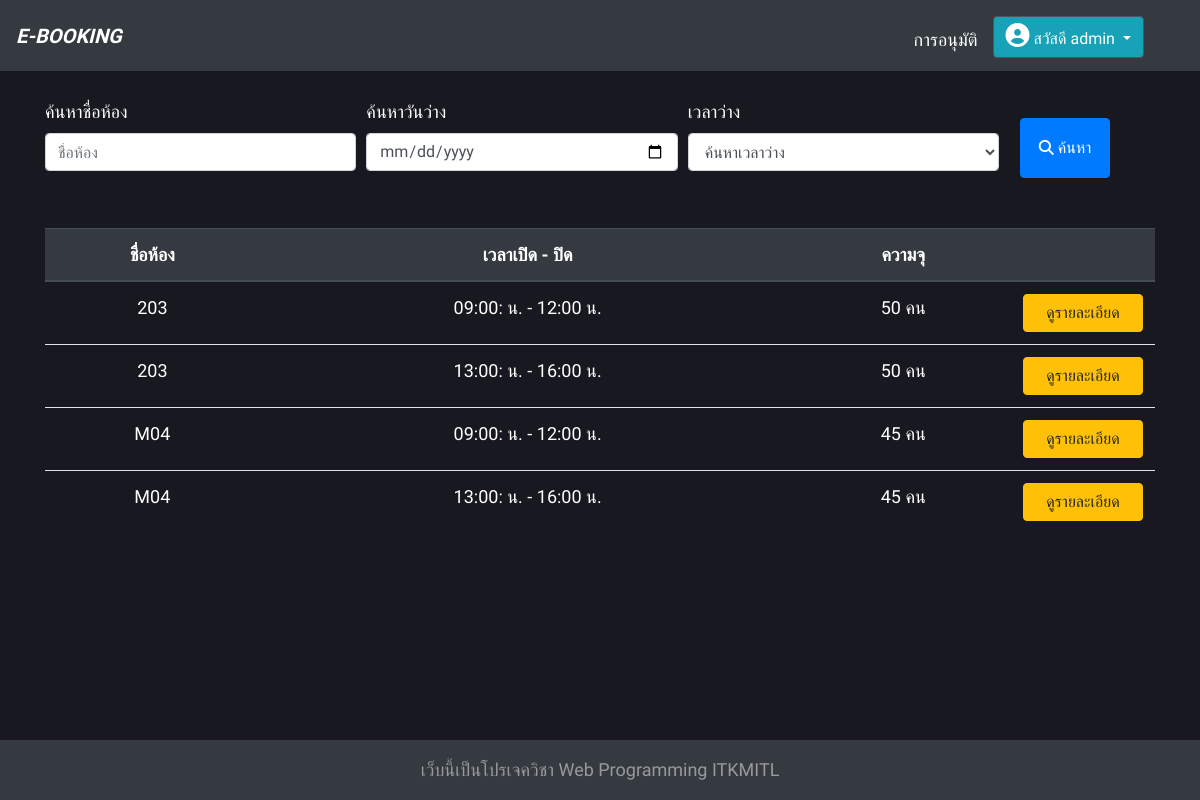
Page / (signed in) on the earlier database version.
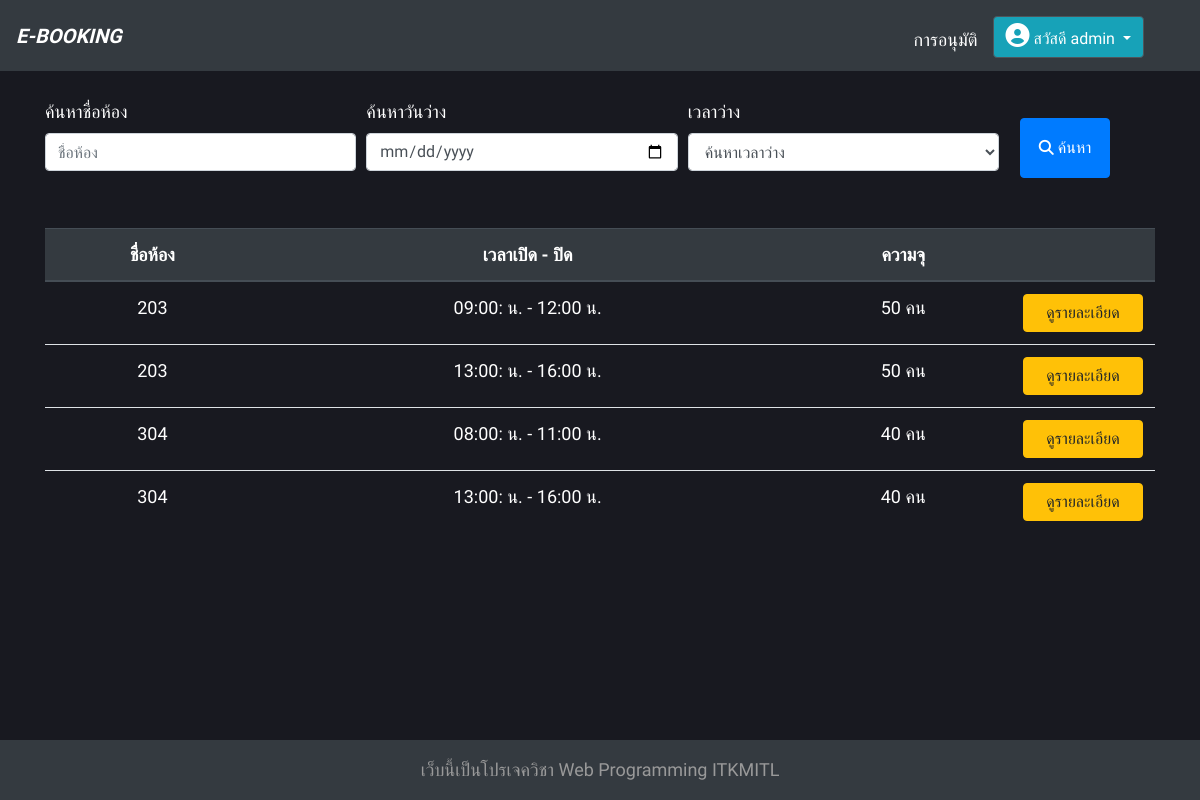
Same page on the later database version.
### room/models.py (models this page shows, shortened)
class Room(models.Model):
    room_id = models.AutoField(primary_key=True)
    name = models.CharField(max_length=50)
    open_time = models.TimeField()
    close_time =  models.TimeField()
    capacity = models.IntegerField()

### room/views.py (the view, shortened to what this page needs)
# urls.py: path('', views.index, name='index'),
@login_required
@permission_required('room.add_booking')
def index(request):
    context = {}
    room_exclude = [] #เก็บ id ห้องที่มีการจ้องไว้แล้ว เพื่มนำไป exclude ออก
    time_list = [] #เก็บเวลาเปิด/ปิดของห้องที่มี
    time_id = [] #เก็บ id ของห้องเพื่อเอาไป filter
    room_txt = request.POST.get('room_name', '')
    day_txt = request.POST.get('day', '')
    time_txt = request.POST.get('time', '').split("-")
    room = Room.objects.filter(name__icontains=room_txt)
    for i in Room.objects.all():
        time_str = str(i.open_time)+" - "+str(i.close_time) #แปลงเวลาเปิด/ปิด ของห้อง เป็น Str
        if time_str not in time_list: #ถ้าค่าของไม่มีเวลาเปิด/ปิดห้อง ใน time_list ก็จะทำการเพิ่ม และ เพิ่ม id ของห้องใน time_id
            time_list.append(time_str)
            time_id.append(i.room_id)
    context['room'] = room
    context['room_time'] = Room.objects.filter(room_id__in=time_id)
    return render(request, 'room/user_index.html', context=context)

### room/templates/room/user_index.html (shortened to what this page needs)
{% extends "base.html" %}
{% block content %}
<form action="" method="POST" style="margin-bottom: 50px;">
  <div class="form-row">
    <div class="col">
      <label for="inputSearch">ค้นหาชื่อห้อง</label>
      <input type="text" class="form-control" placeholder="ชื่อห้อง" name="room_name">
    </div>
    <div class="col">
      <label>ค้นหาวันว่าง</label>
      <input type="date" name="day" max="3000-12-31" min="{% now 'Y' %}-01-01" class="form-control">
    </div>
    <div class="col">
      <label>เวลาว่าง</label>
      <select class="form-control" id="time" name="time">
       <option selected value="">ค้นหาเวลาว่าง</option>
      </select>
    </div>
    <button type="submit" value="Select" class="btn btn-primary ml-3"
      style="margin-right: 50px; margin-top: 20px; width: 90px; height: 60px;"><i class='fas fa-search' style='font-size:15px'></i> ค้นหา</button>
  </div>
</form>
<table class="table">
  <thead class="thead-dark">
    <tr>
      <th scope="col">ชื่อห้อง</th>
      <th scope="col">เวลาเปิด - ปิด</th>
      <th scope="col">ความจุ</th>
      <th scope="col"></th>
    </tr>
  </thead>
  <tbody>
    {% for r in room %}
    <tr>
      <td>{{ r.name }}</th>
      <td>{{ r.open_time|time:'H:i:' }} น. - {{ r.close_time|time:'H:i' }} น.</td>
      <td>{{ r.capacity }} คน</td>
      <td style="width:10%;">
        <a href="{% url 'detail' r.room_id %}" style="width:120px;" class="btn btn-warning">ดูรายละเอียด</a>
      </td>
    </tr>
    {% endfor %}
  </tbody>
</table>
{% endblock %}

Differences in the rows shown:
removed Room: name "M04", open_time "09:00:", close_time "12:00", capacity "45"
removed Room: name "M04", open_time "13:00:", close_time "16:00", capacity "45"
added Room: name "304", open_time "08:00:", close_time "11:00", capacity "40"
added Room: name "304", open_time "13:00:", close_time "16:00", capacity "40"
